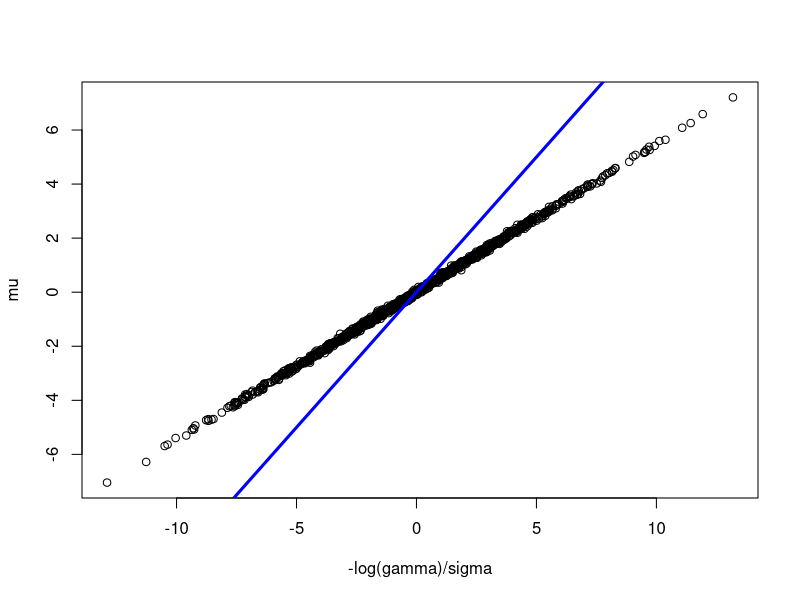

Generate this figure with R:
##################################################################################
### cox proportional hazard model with baseline unknown (marginal g(y) is known)
##################################################################################
library(survival)
set.seed(132)
n <- 1000
d <- 10 #1
alpha <- 0.2
k <- round(n * alpha)
X <- matrix(rnorm(n*d), nrow = n, ncol = d)
beta <- rnorm(d)
beta <-  beta/ sqrt(sum(beta^2))
mu <- X %*% beta
gamma <- exp(drop(mu))
sigma <- 0.25
xi_mult <- rweibull(n, shape = 1/sigma)
xi <- log(xi_mult)
y <- exp(drop(mu)) * xi_mult#
yperm <- y
yperm[1:k] <- y[sample(1:k)]
cens <- (yperm >= 3) # 11% censored
alpha <- 0.5
maxiter <- 1000
tol <- 1E-4
objs <- numeric(maxiter)
h <- 0.025


# kernel estimation of the baseline hazard function
lambdahat <- function(t, h, Delta){
  
  rowSums(sweep(dnorm(outer(t, times, "-"), sd = h), MARGIN = 2, FUN = "*", STATS = Delta))
  
}

# corresponding cumulative hazard function
Lambdahat <- function(t, h, Delta){
  
  rowSums(sweep(pnorm(outer(t, times, "-"), sd = h), MARGIN = 2, FUN = "*", STATS = Delta))
  
}

lambdastar <- function(t) rowMeans(sweep(dweibull(outer(t, gamma, FUN = "/"), shape = 1/sigma), MARGIN = 2, FUN = "/", STATS = gamma)) /( (1 - rowMeans(pweibull(outer(t, gamma, FUN = "/"), shape = 1/sigma))) )

Lambdastar <- function(t) -log((1 - rowMeans(pweibull(outer(t, gamma, FUN = "/"), shape = 1/sigma))) )

########################Naive###################################
survf0 <- survfit(Surv(yperm, event = 1 - cens) ~ 1)
Delta <- c(survf0$cumhaz[1], diff(survf0$cumhaz))
times <- survf0$time
##sum(sort(yperm) == times)
################## initialize baseline function #############
#################baseline for corrected matched data#################
lambdahat_0 <- lambdahat(yperm, 0.1, Delta)
Lambdahat_0 <- Lambdahat(yperm, 0.1, Delta)
#################baseline for  mismatched data################
g_lambdahat_0 <- lambdastar(yperm)
g_Lambdahat_0 <- Lambdastar(yperm)

fymu <- function(mu, cens, l0, L0) (exp(mu) * l0)^(1 - cens) *  exp(-exp(mu) * L0)
fy <- g_lambdahat_0^(1-cens) * exp(-g_Lambdahat_0)^cens
nloglik_marginal <- function(mu, cens, alpha, l0, L0) sum(-log((1-alpha) * fymu(mu, cens, l0, L0) + alpha * fy), na.rm = TRUE)
# update weights and alpha; then repeat
iter <- 1
objs[iter] <- nloglik_marginal(mu, cens, alpha, lambdahat_0, Lambdahat_0)
########################Naive###################################
creg_naive <- coxph(Surv(yperm, event = 1 - cens) ~ X - 1)
mu <- X %*% creg_naive$coef
beta_cur <- creg_naive$coef
##########################
track_alpha <- rep(0, maxiter)
track_beta <- matrix(0, nrow = maxiter, ncol = d)
track_lam <- matrix(0, nrow = maxiter, ncol = n)
track_Lam <- matrix(0, nrow = maxiter, ncol = n)
track_alpha[1] <- alpha
track_beta[1,] <- beta_cur
track_lam[1,] <- lambdahat_0
track_Lam[1,] <- Lambdahat_0

lambdahat_0_ <- lambdahat_0
Lambdahat_0_ <- Lambdahat_0
# marginal approach
while(iter < maxiter){
  num <- (1-alpha) * fymu(mu, cens, lambdahat_0_, Lambdahat_0_)
  denom <- num + alpha * fy
  pcur <- num/denom
  alpha <- 1 - mean(pcur)
  track_alpha[iter+1] <- alpha
  #################partially likelihood for estimating beta#############################
  creg <- coxph(Surv(yperm, event = 1 - cens) ~ X, weights = pmax(drop(pcur),1E-6))
  mu <- X %*% creg$coefficients
  beta_cur <- creg$coefficients
  track_beta[iter+1,] <- beta_cur
  #################Breslow Estimator of the Cumulative Baseline Hazard Rate#############
  Breslow_Estimator <- basehaz(creg, centered=FALSE)
  #edit(basehaz)
  cumhazard <- Breslow_Estimator$hazard
  Delta1 <- diff(c(0,cumhazard))
  times <- Breslow_Estimator$time
  #sum(Breslow_Estimator$time == times)
  lambdahat_0_ <- lambdahat(yperm, h, Delta1)
  Lambdahat_0_ <- Lambdahat(yperm, h, Delta1)
  track_lam[iter+1,] <- lambdahat_0_
  track_Lam[iter+1,] <- Lambdahat_0_
  iter <- iter + 1
  objs[iter] <- nloglik_marginal(mu, cens, alpha, lambdahat_0_, Lambdahat_0_)
  if(objs[iter] + tol > objs[iter-1]){
    for(step_size in seq(0.05, 0.5, by = 0.05)){
      ####################################step size selection############################
      beta_cur_cov = track_beta[iter-1,]*(1 - step_size) + (track_beta[iter-1,] - track_beta[iter-2,]) *step_size
      mu_cov <- X %*% beta_cur_cov
      ##sum(mu_cov == mu)
      alpha_cov <- track_alpha[iter-1]*(1 - step_size) + (track_alpha[iter-1] - track_alpha[iter-2])*step_size
      ##alpha_cov == alpha
      lambdahat_0_cov <- track_lam[iter-1,]*(1 - step_size) + (track_lam[iter-1,] - track_lam[iter-2,])*step_size
      ##sum(lambdahat_0_cov == lambdahat_0_)
      Lambdahat_0_cov <- track_Lam[iter-1,]*(1 - step_size) + (track_Lam[iter-1,] - track_Lam[iter-2,])*step_size
      ##########################
      objs[iter] <- nloglik_marginal(mu_cov, cens, alpha_cov, lambdahat_0_cov, Lambdahat_0_cov)
      mu <- mu_cov
      alpha <- alpha_cov
      lambdahat_0_ <- lambdahat_0_cov
      Lambdahat_0_ <- Lambdahat_0_cov
      track_alpha[iter] <- alpha
      track_beta[iter,] <- beta_cur_cov
      track_lam[iter,] <- lambdahat_0_
      track_Lam[iter,] <- Lambdahat_0_
      if (objs[iter] + tol < objs[iter-1]){
        break
      }
      #objs[1:10]
    }
    if (objs[iter] + tol > objs[iter-1]){
      print(paste0("step size failed at iteration ", iter))
      break
    }
  }
}
objs[iter-1]
objs[iter]
#abs(track_alpha[iter-1] - 0.2)
#sqrt(sum(-track_beta[iter-1,]*sigma - beta)^2)
#abs(alpha_cov - 0.2)
#sqrt(sum(-beta_cur_cov*sigma - beta)^2)

abs(alpha - 0.2)
sqrt(sum(-beta_cur*sigma - beta)^2)

plot(-log(gamma)/sigma, mu)
abline(0,1, col = "blue", lwd = 3)

